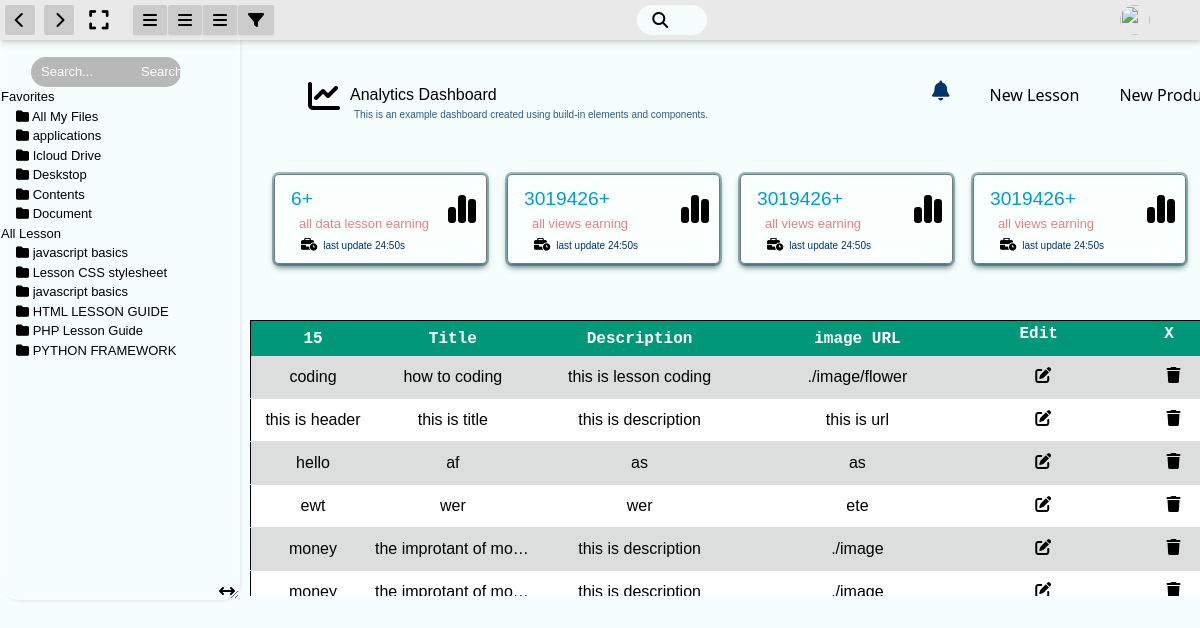
The page /Dashboard@.php (signed in) on the database its author committed.
### tables this page shows
CREATE TABLE `Crash_course` (
  `Title` varchar(500) NOT NULL,
  `Header` varchar(500) NOT NULL,
  `Description` longtext NOT NULL,
  `Image` longtext NOT NULL,
  `Id` int(10) UNSIGNED NOT NULL
);

CREATE TABLE `Content` (
  `Title` varchar(1000) NOT NULL,
  `Header` varchar(100) NOT NULL,
  `Description` text NOT NULL,
  `Image` text NOT NULL,
  `id` int(10) UNSIGNED NOT NULL
);

### Dashboard@.php (the view, shortened to what this page needs)
<?php
            $connection = mysqli_connect("localhost","root","","Dashboard");
            $all_data = $connection->query("SELECT * FROM Content;");
            $connection_lesson = mysqli_connect("localhost","root","","Lesson");
            $result = mysqli_query($connection_lesson,"SELECT * FROM Crash_course;");
            $count = mysqli_query($connection_lesson,"SELECT COUNT(*) FROM Crash_course;");
            $count_id = mysqli_query($connection_lesson,"SELECT id FROM Crash_course;");
            $assoc = mysqli_fetch_assoc($count);
            $assoc_id = mysqli_fetch_assoc($count_id);
    ?>
<!DOCTYPE html>
<html lang="en">
    <head>
        <link rel="stylesheet" href="/dist/output.css">
        <link rel="stylesheet" href="./css/style.css">
    </head>
    <body>
    <div class="navbar drop-shadow-md">
            <div class="template">
                <div class="type-view2"><i class="fa-solid fa-chevron-left"></i></div>
                <div class="type-view2"><i class="fa-solid fa-chevron-right"></i></div>
                <i class="fa-solid fa-expand"></i>
                <div class="type-view drop-shadow-sm"><i class="fa-solid fa-bars"></i></div>
                <div class="type-view drop-shadow-sm"><i class="fa-solid fa-bars"></i></div>
                <div class="type-view drop-shadow-sm"><i class="fa-solid fa-bars"></i></div>
                <div class="type-view drop-shadow-sm"><i class="fa-solid fa-filter"></i></div>
            </div>
            <div class="search">
                <i class="fa-solid fa-magnifying-glass"></i>
            </div>
            <div onclick="profile()" class="container_profile_icon"><img src="./IMG/bVBtrAkT-wallha.com.png" alt=""></div>
    </div>
    <div class="container-side-bar sidebar">
        <div class="sideB">
            <form class="search1" action="./single.php">
                <input type="text" placeholder="Search..." id="search">
                <input type="submit" name="" value="Search" id="search1">
            </form>
            <ul>
                <div class="main">Favorites</div>
                <li><i class="fa-solid fa-folder" ></i> All My Files</li>
                <li><i class="fa-solid fa-folder"></i> applications</li>
                <li><i class="fa-solid fa-folder"></i> Icloud Drive</li>
                <li><i class="fa-solid fa-folder"></i> Deskstop</li>
                <li><i class="fa-solid fa-folder"></i> Contents</li>
                <li><i class="fa-solid fa-folder"></i> Document</li>
            </ul>
            <ul>
                <div class="main">All Lesson</div>
                <?php
               while($rowq = mysqli_fetch_assoc($result)){
                ?>
            <li>
                <form method="post" action="./LessonAll.php">
                    <i class="fa-solid fa-folder"></i>
                    <input type="submit" value="<?php echo $rowq["Title"]; ?>">
                </form>
            </li>
                <?php } ?>
            </ul>
        </div>
        <i class="fa-solid fa-arrows-left-right"></i>
    </div>
    <div class="container-right-side">
                        <div class="container_analytic">
                            <div class="container_logo_text">
                                <i class="fa-sharp fa-solid fa-chart-line fa-2x"></i>
                                <div class="text01">
                                    <div class="text">Analytics Dashboard</div>
                                    <div class="text02">This is an example dashboard created using build-in elements and components.</div>
                                </div>
                            </div>
                            <div class="container_new_star">
                                <i class="fa-solid fa-bell kondeng"></i>
                                <form method="post" action="./Insert_lesson.php">
                                    <input id="new" type="submit" value="New Lesson">
                                </form>
                                <form method="post" action="./Insert_lesson.php">
                                    <input id="new" type="submit" value="New Product">
                                </form>
                            </div>
                        </div>
            <div class="container_view_dowmload_like_comment_share">
                <div class="container_view ">
                    <div class="displayBlock01">
                        <div class="container_total">
                            <div class="total"><?php echo implode("",$assoc) ?>+</div>
                            <div class="total_text">all data lesson earning</div>
                        </div>
                        <i class="fa-solid fa-chart-simple fa-2x"></i>
                   </div>
                   <div class="container_update">
                    <i class="fa-sharp fa-solid fa-business-time"></i>
                        <div class="text">last update 24:50s</div>
                   </div>
                </div>
                <div class="container_view">
                    <div class="displayBlock01">
                        <div class="container_total">
                            <div class="total">3019426+</div>
                            <div class="total_text">all views earning</div>
                        </div>
                        <i class="fa-solid fa-chart-simple fa-2x"></i>
                   </div>
                   <div class="container_update">
                    <i class="fa-sharp fa-solid fa-business-time"></i>
                        <div class="text">last update 24:50s</div>
                   </div>
                </div>
                <div class="container_view">
                    <div class="displayBlock01">
                        <div class="container_total">
                            <div class="total">3019426+</div>
                            <div class="total_text">all views earning</div>
                        </div>
                        <i class="fa-solid fa-chart-simple fa-2x"></i>
                   </div>
                   <div class="container_update">
                    <i class="fa-sharp fa-solid fa-business-time"></i>
                        <div class="text">last update 24:50s</div>
                   </div>
                </div>
                <div class="container_view">
                    <div class="displayBlock01">
                        <div class="container_total">
                            <div class="total">3019426+</div>
                            <div class="total_text">all views earning</div>
                        </div>
                        <i class="fa-solid fa-chart-simple fa-2x"></i>
                   </div>
                   <div class="container_update">
                    <i class="fa-sharp fa-solid fa-business-time"></i>
                        <div class="text">last update 24:50s</div>
                   </div>
                </div>
            </div>
            <div class="table-wrapper">
                <table>
                    <tr class="header-table">
                        <th><?php echo implode("",$assoc_id) ?></th>
                        <th>Title</th>
                        <th>Description</th>
                        <th>image URL</th>
                        <th class="remove">Edit</th>
                        <th class="remove">X</th>
                    </tr><br>
               <?php
               while($row = mysqli_fetch_assoc($all_data)){
                ?>
                    <tr class="tr">
                        <td><?php echo $row["Header"]; ?></td>
                        <td><?php echo $row["Title"]; ?></td>
                        <td><?php echo $row["Description"]; ?></td>
                        <td><?php echo $row["Image"]; ?></td>
                        <td class="remove"><i class="fa-sharp fa-solid fa-pen-to-square"></i></td>
                        <td class="remove"><i class="fa-solid fa-trash"></i></td>
                    </tr>
                <?php } ?>
                </table>
            </div>
        </div>
</body>
</html>

### rows shown on the page
crash_course: Title "javascript basics"
crash_course: Title "Lesson CSS stylesheet"
crash_course: Title "javascript basics"
crash_course: Title "HTML LESSON GUIDE"
crash_course: Title "PHP Lesson Guide"
crash_course: Title "PYTHON FRAMEWORK"
content: Header "coding", Title "how to coding", Description "this is lesson coding", Image "./image/flower"
content: Header "this is header", Title "this is title", Description "this is description", Image "this is url"
content: Header "hello", Title "af", Description "as", Image "as"
content: Header "ewt", Title "wer", Description "wer", Image "ete"
content: Header "money", Title "the improtant of mo…", Description "this is description", Image "./image"
content: Header "money", Title "the improtant of mo…", Description "this is description", Image "./image"

### other values the page prints
implode("",$assoc) "6"
implode("",$assoc_id) "15"
